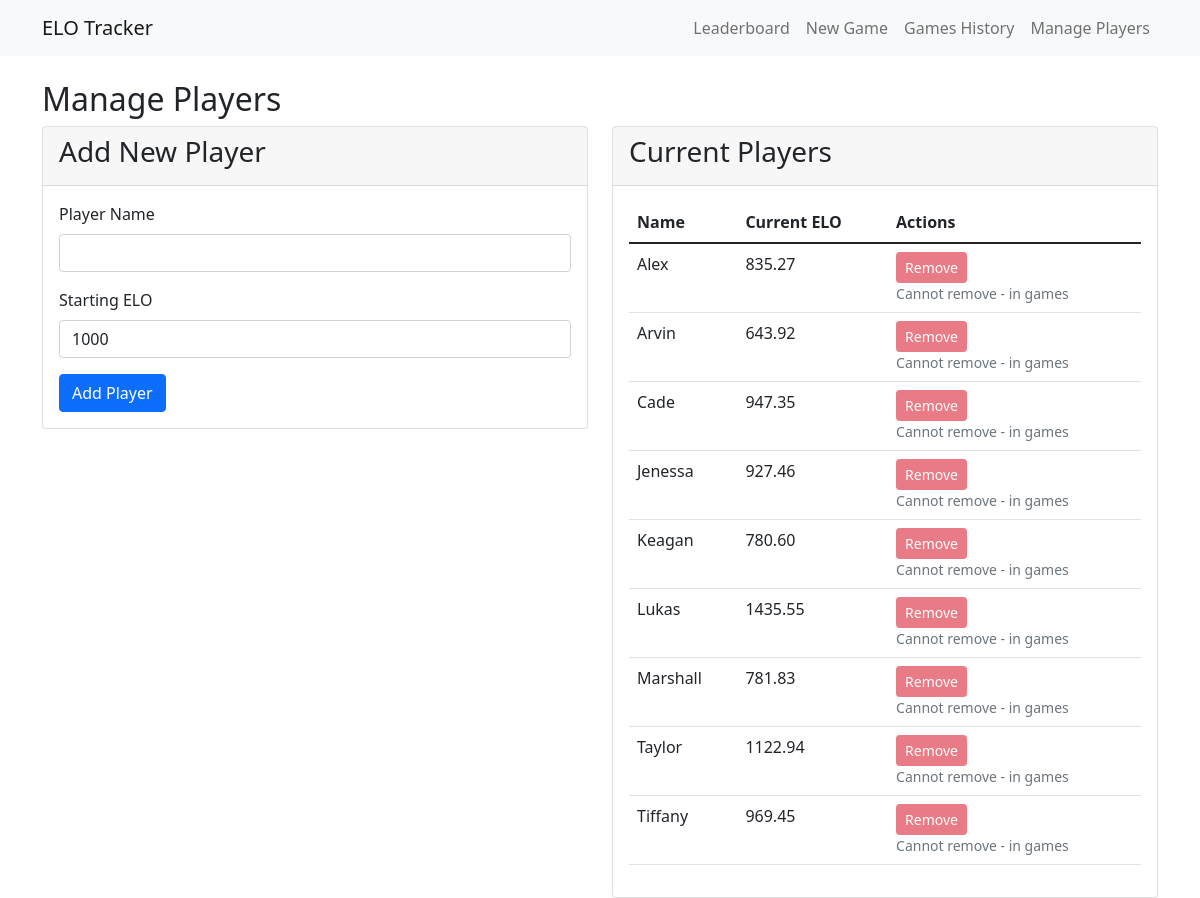
/manage_players, run on the app's committed database.
### models.py (models this page shows)
class Player(db.Model):
    id = db.Column(db.Integer, primary_key=True)
    name = db.Column(db.String(80), unique=True, nullable=False)
    elo = db.Column(db.Float, default=1000)
    starting_elo = db.Column(db.Float, default=1000)

### app.py (the view, shortened to what this page needs)
@app.route('/manage_players', methods=['GET', 'POST'])
def manage_players():
    error_message = None
    success_message = None
    players = Player.query.order_by(Player.name).all()
    player_in_games = {}
    games = Game.query.all()
    for player in players:
        player_in_games[player.id] = False
        for game in games:
            team1_ids = game.team1_players.split(',')
            team2_ids = game.team2_players.split(',')
            if str(player.id) in team1_ids or str(player.id) in team2_ids:
                player_in_games[player.id] = True
                break
    return render_template('manage_players.html',
                          players=players,
                          player_in_games=player_in_games,
                          error_message=error_message,
                          success_message=success_message)

### templates/manage_players.html (shortened to what this page needs)
{% extends "base.html" %}
{% block content %}
<h2>Manage Players</h2>
<div class="row">
    <div class="col-md-6">
        <div class="card mb-4">
            <div class="card-header">
                <h3>Add New Player</h3>
            </div>
            <div class="card-body">
                <form method="POST">
                    <div class="mb-3">
                        <label for="player_name" class="form-label">Player Name</label>
                        <input type="text" class="form-control" id="player_name" name="player_name" required>
                    </div>
                    <div class="mb-3">
                        <label for="starting_elo" class="form-label">Starting ELO</label>
                        <input type="number" class="form-control" id="starting_elo" name="starting_elo" value="1000" step="0.01">
                    </div>
                    <button type="submit" name="add_player" value="1" class="btn btn-primary">Add Player</button>
                </form>
            </div>
        </div>
    </div>
    <div class="col-md-6">
        <div class="card">
            <div class="card-header">
                <h3>Current Players</h3>
            </div>
            <div class="card-body">
                <table class="table">
                    <thead>
                        <tr>
                            <th>Name</th>
                            <th>Current ELO</th>
                            <th>Actions</th>
                        </tr>
                    </thead>
                    <tbody>
                        {% for player in players %}
                        <tr>
                            <td>{{ player.name }}</td>
                            <td>{{ "%.2f"|format(player.elo) }}</td>
                            <td>
                                <form method="POST" class="d-inline">
                                    <button type="submit" name="remove_player" value="1" class="btn btn-sm btn-danger"
                                            {% if player_in_games[player.id] %}disabled{% endif %}
                                            onclick="return confirm('Are you sure you want to remove {{ player.name }}?')">
                                        Remove
                                    </button>
                                </form>
                                {% if player_in_games[player.id] %}
                                <small class="text-muted d-block">Cannot remove - in games</small>
                                {% endif %}
                            </td>
                        </tr>
                        {% endfor %}
                    </tbody>
                </table>
            </div>
        </div>
    </div>
</div>
{% endblock %}

### data on the page
Player: name "Alex", elo "835.27", shows "Cannot remove - in games"
Player: name "Arvin", elo "643.92", shows "Cannot remove - in games"
Player: name "Cade", elo "947.35", shows "Cannot remove - in games"
Player: name "Jenessa", elo "927.46", shows "Cannot remove - in games"
Player: name "Keagan", elo "780.60", shows "Cannot remove - in games"
Player: name "Lukas", elo "1435.55", shows "Cannot remove - in games"
Player: name "Marshall", elo "781.83", shows "Cannot remove - in games"
Player: name "Taylor", elo "1122.94", shows "Cannot remove - in games"
Player: name "Tiffany", elo "969.45", shows "Cannot remove - in games"
